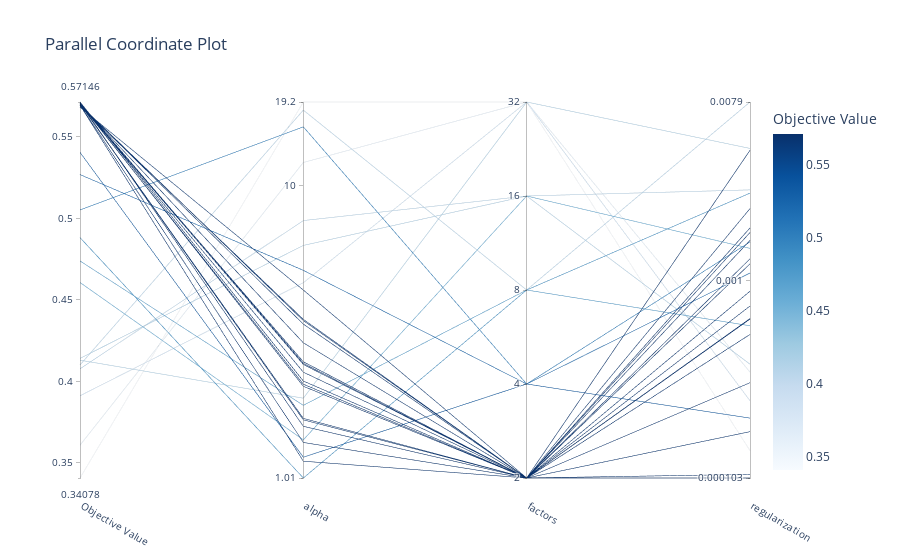

Here is the notebook cell this chart was saved with:
### Code cell
# Parallel Coordinate
plot_parallel_coordinate(study).show()
